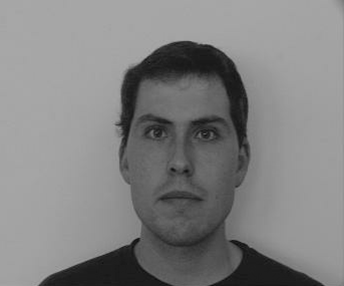
%> input picture image/male.png, 344 x 286 px
$ octave L11_1_Manual_Thresholding.m   (GNU Octave 9; MATLAB toolbox functions it lacks are replaced by stand-ins)
%> lines starting %> are read from the running program, lines starting %| are printed output that depends on the picture; in (x1, y1, x2, y2) boxes, pixels count from 0 and x2, y2 are one past the last pixel; in counts of white or black regions, pixels touching at a corner belong together; the program's own positions count from 1
%L11_1 Manual Gray_Level Thresholding
clear, clc, close all;

%load image
Img = imread('male.png');
%> Img is the input picture: size 286x344 uint8; min 13, max 171, mean 129.8

%define your own threshold value
level = 110; %choose manually
bwImg = Img < level;
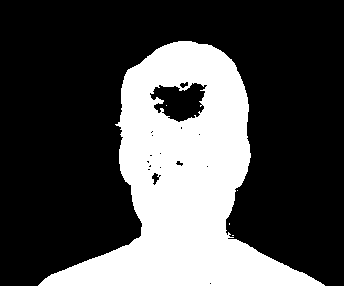
%> bwImg: size 286x344 logical; 30% white; 5 white regions (4 under 20 px), largest, box (x1, y1, x2, y2) and area: (38, 41, 325, 286) 29473
blendedImg = Img .* uint8(bwImg);
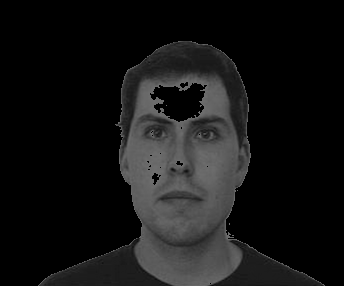
%> blendedImg: size 286x344 uint8; min 0, max 109, mean 20.3

%show image
subplot(1, 3, 1), imshow(Img), title('Original Image');
subplot(1, 3, 2), imshow(bwImg), title('Thresholded Image');
subplot(1, 3, 3), imshow(blendedImg), title('Binary Map Original');

%save images
imwrite(bwImg, 'Gray_Level_Thresholded.png');
imwrite(blendedImg, 'Gray_Level_Blended.png');

$ run again, with image/bike (1).png copied over image/male.png
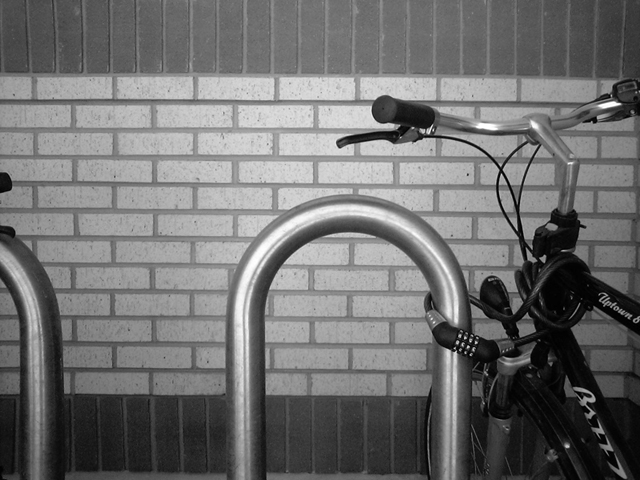
%> input picture image/bike (1).png, 640 x 480 px
%> Img is the input picture: size 480x640 uint8; min 0, max 255, mean 112.2
%> `bwImg = Img < level;`:
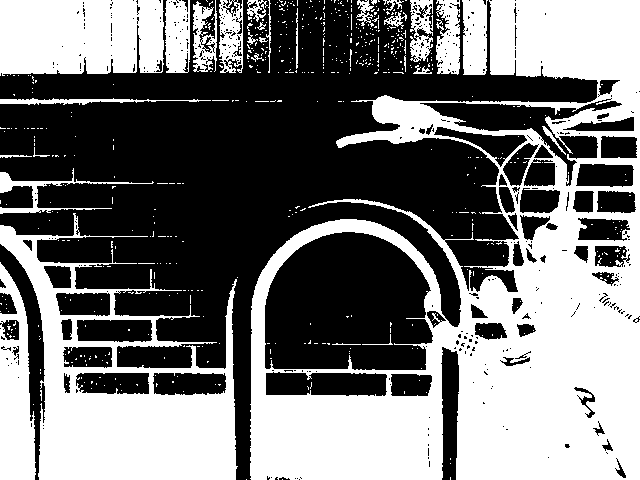
%> bwImg: size 480x640 logical; 46% white; 573 white regions (542 under 20 px), largest, box (x1, y1, x2, y2) and area: (250, 0, 640, 480) 86501, (0, 213, 238, 480) 25256, (0, 0, 164, 76) 11679
%> `blendedImg = Img .* uint8(bwImg);`:
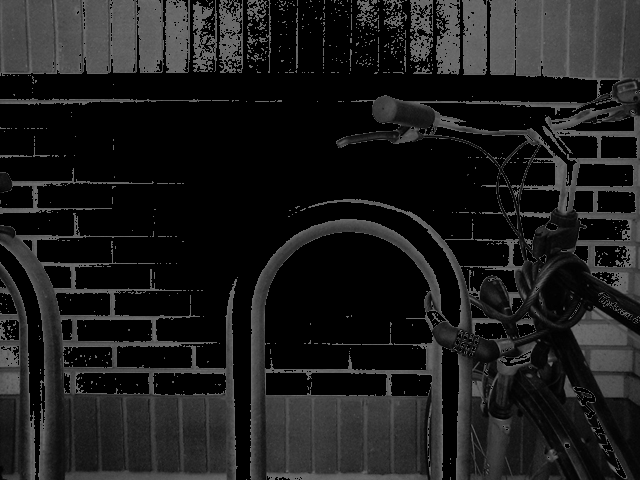
%> blendedImg: size 480x640 uint8; min 0, max 109, mean 28.1
